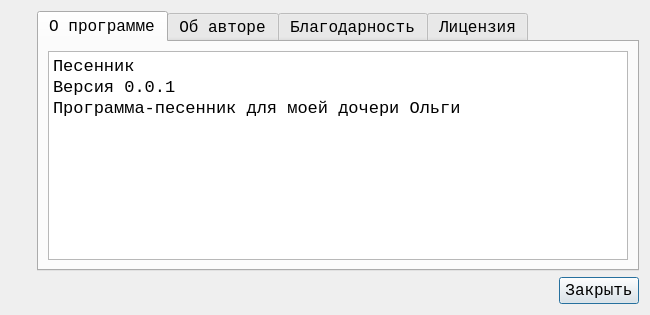
<?xml version="1.0" encoding="UTF-8"?>
<ui version="4.0">
 <class>dlg_about</class>
 <widget class="QDialog" name="dlg_about">
  <property name="geometry">
   <rect>
    <x>0</x>
    <y>0</y>
    <width>650</width>
    <height>315</height>
   </rect>
  </property>
  <property name="sizePolicy">
   <sizepolicy hsizetype="Fixed" vsizetype="Fixed">
    <horstretch>0</horstretch>
    <verstretch>0</verstretch>
   </sizepolicy>
  </property>
  <property name="minimumSize">
   <size>
    <width>650</width>
    <height>315</height>
   </size>
  </property>
  <property name="maximumSize">
   <size>
    <width>650</width>
    <height>315</height>
   </size>
  </property>
  <property name="font">
   <font>
    <family>Lucida Console</family>
    <pointsize>12</pointsize>
   </font>
  </property>
  <property name="windowTitle">
   <string>О программе</string>
  </property>
  <property name="windowIcon">
   <iconset resource="../res.qrc">
    <normaloff>:/icons/songbook.ico</normaloff>:/icons/songbook.ico</iconset>
  </property>
  <layout class="QHBoxLayout" name="horizontalLayout_2">
   <item>
    <layout class="QVBoxLayout" name="verticalLayout_2">
     <item>
      <widget class="QLabel" name="lbl_prog_icon">
       <property name="frameShape">
        <enum>QFrame::Shape::NoFrame</enum>
       </property>
       <property name="text">
        <string/>
       </property>
       <property name="pixmap">
        <pixmap resource="../res.qrc">:/icons/songbook.ico</pixmap>
       </property>
      </widget>
     </item>
     <item>
      <spacer name="verticalSpacer">
       <property name="orientation">
        <enum>Qt::Orientation::Vertical</enum>
       </property>
       <property name="sizeHint" stdset="0">
        <size>
         <width>20</width>
         <height>40</height>
        </size>
       </property>
      </spacer>
     </item>
    </layout>
   </item>
   <item>
    <layout class="QVBoxLayout" name="verticalLayout_3">
     <item>
      <widget class="QTabWidget" name="tw_about">
       <property name="font">
        <font>
         <family>Lucida Console</family>
         <pointsize>12</pointsize>
        </font>
       </property>
       <property name="cursor">
        <cursorShape>ArrowCursor</cursorShape>
       </property>
       <property name="tabPosition">
        <enum>QTabWidget::TabPosition::North</enum>
       </property>
       <property name="currentIndex">
        <number>0</number>
       </property>
       <widget class="QWidget" name="tabAboutProgram">
        <attribute name="title">
         <string>О программе</string>
        </attribute>
        <layout class="QHBoxLayout" name="horizontalLayout_3">
         <item>
          <widget class="QTextBrowser" name="tbr_about_program">
           <property name="cursor" stdset="0">
            <cursorShape>ArrowCursor</cursorShape>
           </property>
           <property name="html">
            <string>&lt;!DOCTYPE HTML PUBLIC &quot;-//W3C//DTD HTML 4.0//EN&quot; &quot;http://www.w3.org/TR/REC-html40/strict.dtd&quot;&gt;
&lt;html&gt;&lt;head&gt;&lt;meta name=&quot;qrichtext&quot; content=&quot;1&quot; /&gt;&lt;meta charset=&quot;utf-8&quot; /&gt;&lt;style type=&quot;text/css&quot;&gt;
p, li { white-space: pre-wrap; }
hr { height: 1px; border-width: 0; }
li.unchecked::marker { content: &quot;\2610&quot;; }
li.checked::marker { content: &quot;\2612&quot;; }
&lt;/style&gt;&lt;/head&gt;&lt;body style=&quot; font-family:'Lucida Console'; font-size:12pt; font-weight:400; font-style:normal;&quot;&gt;
&lt;p style=&quot; margin-top:0px; margin-bottom:0px; margin-left:0px; margin-right:0px; -qt-block-indent:0; text-indent:0px;&quot;&gt;&lt;span style=&quot; font-family:'Arial'; font-size:13pt;&quot;&gt;Песенник&lt;/span&gt;&lt;/p&gt;
&lt;p style=&quot; margin-top:0px; margin-bottom:0px; margin-left:0px; margin-right:0px; -qt-block-indent:0; text-indent:0px;&quot;&gt;&lt;span style=&quot; font-family:'Arial'; font-size:13pt;&quot;&gt;Версия 0.0.1&lt;/span&gt;&lt;/p&gt;
&lt;p style=&quot; margin-top:0px; margin-bottom:0px; margin-left:0px; margin-right:0px; -qt-block-indent:0; text-indent:0px;&quot;&gt;&lt;span style=&quot; font-family:'Arial'; font-size:13pt;&quot;&gt;Программа-песенник для моей дочери Ольги&lt;/span&gt;&lt;/p&gt;&lt;/body&gt;&lt;/html&gt;</string>
           </property>
          </widget>
         </item>
        </layout>
       </widget>
       <widget class="QWidget" name="tab_about_author">
        <attribute name="title">
         <string>Об авторе</string>
        </attribute>
        <layout class="QHBoxLayout" name="horizontalLayout_4">
         <item>
          <widget class="QTextBrowser" name="tbrAboutAuthor">
           <property name="cursor" stdset="0">
            <cursorShape>ArrowCursor</cursorShape>
           </property>
           <property name="html">
            <string>&lt;!DOCTYPE HTML PUBLIC &quot;-//W3C//DTD HTML 4.0//EN&quot; &quot;http://www.w3.org/TR/REC-html40/strict.dtd&quot;&gt;
&lt;html&gt;&lt;head&gt;&lt;meta name=&quot;qrichtext&quot; content=&quot;1&quot; /&gt;&lt;meta charset=&quot;utf-8&quot; /&gt;&lt;style type=&quot;text/css&quot;&gt;
p, li { white-space: pre-wrap; }
hr { height: 1px; border-width: 0; }
li.unchecked::marker { content: &quot;\2610&quot;; }
li.checked::marker { content: &quot;\2612&quot;; }
&lt;/style&gt;&lt;/head&gt;&lt;body style=&quot; font-family:'Lucida Console'; font-size:12pt; font-weight:400; font-style:normal;&quot;&gt;
&lt;p style=&quot; margin-top:0px; margin-bottom:0px; margin-left:0px; margin-right:0px; -qt-block-indent:0; text-indent:0px;&quot;&gt;&lt;span style=&quot; font-family:'Arial'; font-size:13pt;&quot;&gt;Александр Костючков &amp;lt;&lt;/span&gt;&lt;a href=&quot;mailto:alkostuchkov@gmail.com&quot;&gt;&lt;span style=&quot; font-family:'Arial'; font-size:13pt; text-decoration: underline; color:#0000ff;&quot;&gt;alkostuchkov@gmail.com&lt;/span&gt;&lt;/a&gt;&lt;span style=&quot; font-family:'Arial'; font-size:13pt;&quot;&gt;&amp;gt;&lt;/span&gt;&lt;/p&gt;
&lt;p style=&quot;-qt-paragraph-type:empty; margin-top:0px; margin-bottom:0px; margin-left:0px; margin-right:0px; -qt-block-indent:0; text-indent:0px; font-family:'Arial'; font-size:13pt;&quot;&gt;&lt;br /&gt;&lt;/p&gt;&lt;/body&gt;&lt;/html&gt;</string>
           </property>
           <property name="openExternalLinks">
            <bool>true</bool>
           </property>
          </widget>
         </item>
        </layout>
       </widget>
       <widget class="QWidget" name="tabThanks">
        <attribute name="title">
         <string>Благодарность</string>
        </attribute>
        <layout class="QHBoxLayout" name="horizontalLayout_5">
         <item>
          <widget class="QTextBrowser" name="tbrThanks">
           <property name="cursor" stdset="0">
            <cursorShape>ArrowCursor</cursorShape>
           </property>
           <property name="html">
            <string>&lt;!DOCTYPE HTML PUBLIC &quot;-//W3C//DTD HTML 4.0//EN&quot; &quot;http://www.w3.org/TR/REC-html40/strict.dtd&quot;&gt;
&lt;html&gt;&lt;head&gt;&lt;meta name=&quot;qrichtext&quot; content=&quot;1&quot; /&gt;&lt;meta charset=&quot;utf-8&quot; /&gt;&lt;style type=&quot;text/css&quot;&gt;
p, li { white-space: pre-wrap; }
hr { height: 1px; border-width: 0; }
li.unchecked::marker { content: &quot;\2610&quot;; }
li.checked::marker { content: &quot;\2612&quot;; }
&lt;/style&gt;&lt;/head&gt;&lt;body style=&quot; font-family:'Lucida Console'; font-size:12pt; font-weight:400; font-style:normal;&quot;&gt;
&lt;p style=&quot; margin-top:0px; margin-bottom:0px; margin-left:0px; margin-right:0px; -qt-block-indent:0; text-indent:0px;&quot;&gt;&lt;span style=&quot; font-family:'Arial'; font-size:13pt;&quot;&gt;Слава Господу Иисусу Христу&lt;/span&gt;&lt;/p&gt;&lt;/body&gt;&lt;/html&gt;</string>
           </property>
           <property name="openExternalLinks">
            <bool>true</bool>
           </property>
          </widget>
         </item>
        </layout>
       </widget>
       <widget class="QWidget" name="tabLicence">
        <attribute name="title">
         <string>Лицензия</string>
        </attribute>
        <layout class="QVBoxLayout" name="verticalLayout_4">
         <item>
          <layout class="QHBoxLayout" name="horizontalLayout_6">
           <item>
            <spacer name="horizontalSpacer_2">
             <property name="orientation">
              <enum>Qt::Orientation::Horizontal</enum>
             </property>
             <property name="sizeHint" stdset="0">
              <size>
               <width>40</width>
               <height>20</height>
              </size>
             </property>
            </spacer>
           </item>
           <item>
            <layout class="QVBoxLayout" name="verticalLayout">
             <item>
              <spacer name="verticalSpacer_3">
               <property name="orientation">
                <enum>Qt::Orientation::Vertical</enum>
               </property>
               <property name="sizeHint" stdset="0">
                <size>
                 <width>20</width>
                 <height>40</height>
                </size>
               </property>
              </spacer>
             </item>
             <item>
              <widget class="QLabel" name="lbl_licence">
               <property name="font">
                <font>
                 <family>Arial</family>
                 <pointsize>13</pointsize>
                 <underline>true</underline>
                </font>
               </property>
               <property name="cursor">
                <cursorShape>PointingHandCursor</cursorShape>
               </property>
               <property name="text">
                <string>GNU GENERAL PUBLIC LICENSE</string>
               </property>
              </widget>
             </item>
             <item>
              <widget class="QLabel" name="lbl_licence_pic">
               <property name="cursor">
                <cursorShape>PointingHandCursor</cursorShape>
               </property>
               <property name="text">
                <string/>
               </property>
               <property name="pixmap">
                <pixmap resource="../res.qrc">:/icons/gpl_v3.png</pixmap>
               </property>
               <property name="scaledContents">
                <bool>true</bool>
               </property>
              </widget>
             </item>
             <item>
              <spacer name="verticalSpacer_2">
               <property name="orientation">
                <enum>Qt::Orientation::Vertical</enum>
               </property>
               <property name="sizeHint" stdset="0">
                <size>
                 <width>20</width>
                 <height>40</height>
                </size>
               </property>
              </spacer>
             </item>
            </layout>
           </item>
           <item>
            <spacer name="horizontalSpacer_3">
             <property name="orientation">
              <enum>Qt::Orientation::Horizontal</enum>
             </property>
             <property name="sizeHint" stdset="0">
              <size>
               <width>40</width>
               <height>20</height>
              </size>
             </property>
            </spacer>
           </item>
          </layout>
         </item>
        </layout>
       </widget>
      </widget>
     </item>
     <item>
      <layout class="QHBoxLayout" name="horizontalLayout">
       <item>
        <spacer name="horizontalSpacer">
         <property name="orientation">
          <enum>Qt::Orientation::Horizontal</enum>
         </property>
         <property name="sizeHint" stdset="0">
          <size>
           <width>40</width>
           <height>20</height>
          </size>
         </property>
        </spacer>
       </item>
       <item>
        <widget class="QPushButton" name="btn_close">
         <property name="font">
          <font>
           <family>Lucida Console</family>
           <pointsize>12</pointsize>
          </font>
         </property>
         <property name="cursor">
          <cursorShape>PointingHandCursor</cursorShape>
         </property>
         <property name="text">
          <string>Закрыть</string>
         </property>
         <property name="icon">
          <iconset resource="../res.qrc">
           <normaloff>:/icons/cancel.png</normaloff>:/icons/cancel.png</iconset>
         </property>
        </widget>
       </item>
      </layout>
     </item>
    </layout>
   </item>
  </layout>
 </widget>
 <resources>
  <include location="../res.qrc"/>
 </resources>
 <connections/>
</ui>
